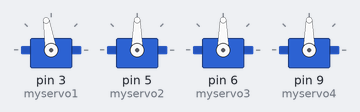
Simulated run of this sketch. Board: Arduino Uno, built with avr-gcc and run on an emulated ATmega328P. On the bench: 4 × servo.

Above: at 1.05 s.
At 2.95 s:
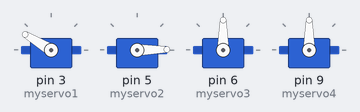
At 4.95 s:
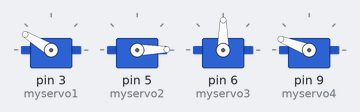
At 8.85 s:
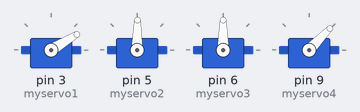
At 12.55 s:
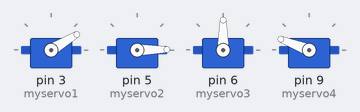
At 16.35 s:
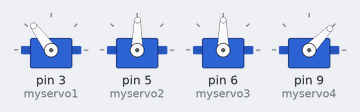
Timing chart, 0 to 21.0 s (numbered marks = the images above):
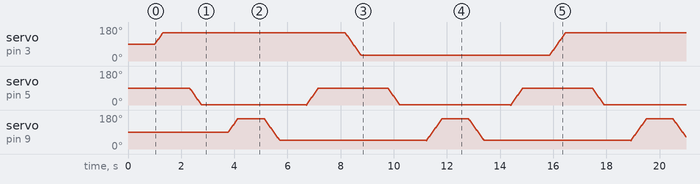

The sketch:

Lesson_3_Multiple_Servo.ino
```cpp
#include <Servo.h>
Servo myservo1;  // create servo object to control a servo
Servo myservo2;
Servo myservo3;
Servo myservo4;
int pos1=90, pos2=90, pos3=90, pos4=90;

void setup()
{
  myservo1.attach(3);    // set the control pin of servo 1 to 3 digital I/0
  myservo2.attach(5);    // set the control pin of servo 2 to 5 digital I/0
  myservo3.attach(6);    // set the control pin of servo 3 to 6 digital I/0
  myservo4.attach(9);    // set the control pin of servo 4 to 9 digital I/0

  myservo1.write(pos1);
  myservo2.write(pos2);
  myservo3.write(pos3);
  myservo4.write(pos4);
  delay(1000);
}

void loop()
{
  // turn to left
  for(pos1;pos1<150;pos1++)
  {
    myservo1.write(pos1);
    delay(5);
  }
  delay(1000);

  //stretch out the arm
  for(pos2;pos2>0;pos2--)
  {
    myservo2.write(pos2);
    delay(5);
  }
  delay(1000);

  // open the claw
  for(pos4;pos4<160;pos4++)
  {
    myservo4.write(pos4);
    delay(5);
  }
  delay(1000);

  // close the claw
  for(pos4;pos4>45;pos4--)
  {
    myservo4.write(pos4);
    delay(5);
   }
   delay(1000);

  // retracte the arm
  for(pos2;pos2<90;pos2++)
  {
    myservo2.write(pos2);
    delay(5);
  }
  delay(1000);

  // turn right
  for(pos1;pos1>30;pos1--)
  {
    myservo1.write(pos1);
    delay(5);      // delay 5ms（used to adjust the servo speed）
  }
  delay(1000);

//  // lower the arm
//  for(pos3;pos3>30;pos3--)
//  {
//    myservo3.write(pos3);
//    delay(5);
//  }
//  delay(1000);
//
//  // raise the arm
//  for(pos3;pos3<180;pos3++)
//  {
//    myservo3.write(pos3);
//    delay(5);
//  }
//  delay(1000);

  //stretch out the arm
   for(pos2;pos2>0;pos2--)
  {
    myservo2.write(pos2);
    delay(5);
  }
  delay(1000);

  // open the claw
  for(pos4;pos4<160;pos4++)
  {
    myservo4.write(pos4);
    delay(5);
  }
  delay(1000);

  // close the claw
  for(pos4;pos4>45;pos4--)
  {
    myservo4.write(pos4);
    delay(5);
   }
   delay(1000);

  // retracte the arm
  for(pos2;pos2<90;pos2++)
  {
    myservo2.write(pos2);
    delay(5);
  }
  delay(1000);
}
```
